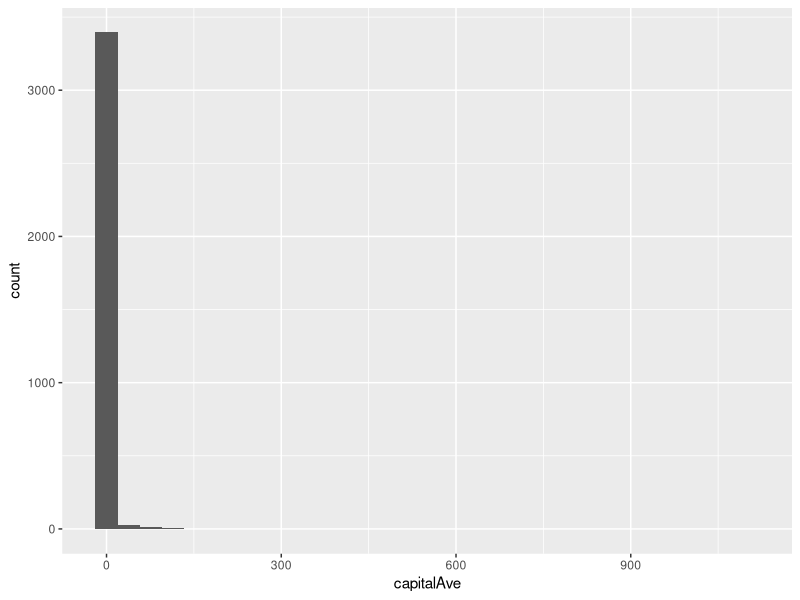

Write R code to recreate this figure. (Note: this script raises an error after producing the figure.)
library(caret)
library(kernlab)
data(spam)  # spam email database from kernlab

# Split to training and testing datasets
inTrain <- createDataPartition(y = spam$type, p = 0.75, list = F)
training <- spam[inTrain, ]
testing <- spam[-inTrain, ]

ggplot(training, aes(capitalAve)) + geom_histogram()

# Normalization
# Z-score mean=0, sd=1
ntrainCapAve <- zscorenorm(training$capitalAve)
# default caret::preProcess
preObj <- preProcess(training[, -58], method = c("center", "scale"))
ntrainCapAve <- predict(preObj, training[, -58])$capitalAve
mean(ntrainCapAve)

ntestCapAve <- predict(preObj, testing[, -58])$capitalAve
mean(ntestCapAve)

# Apply preProcess directly in model fitting
modelFit <- train(type ~ ., data = training, preProcess=c("center", "scale"), method = "glm")
modelFit


# Imputing Data, how to handle NAs
preObj <- preProcess(training[, -58], method = "knnImpute")  # use knnImpute method

# PCA
M <- abs(cor(training[, -58]))
diag(M) <- 0
which(M > 0.8, arr.ind = T)
names(spam)[c(34, 32)]
plot(spam[, 34], spam[, 32])
# weighted combination
X <- 0.71 * training$num415 + 0.71 * training$num857
Y <- 0.71 * training$num415 - 0.71 * training$num857
plot(X, Y)

# prcomp
smallSpam <- spam[, c(34, 32)]
prComp <- prcomp(smallSpam)
plot(prComp$x[, 1], prComp$x[, 2])
prComp$rotation
# apply PCA on all SPAM data
typeColor <- ((spam$type == "spam") * 1 + 1)
prComp <- prcomp(log10(spam[, -58] + 1))
plot(prComp$x[, 1], prComp$x[, 2], col=typeColor, xlab="PC1", ylab="PC2")

preProc <- preProcess(log10(spam[, -58] + 1), method="pca", pcaComp = 2)
spamPC <- predict(preProc, log10(spam[, -58] + 1))
plot(spamPC[, 1], spamPC[, 2], col=typeColor)

# Preprocessing training dataset with PCA
preProc <- preProcess(log10(training[, -58] + 1), method = "pca", pcaComp = 2)
trainPC <- predict(preProc, log10(training[, -58] + 1))
# train training dataset(after preprocessing) with method glm
modelFit <- train(training$type ~ ., method = "glm", data = trainPC)
# testing dataset also needs preprocessing with PCA
testPC <- predict(preProc, log10(testing[, -58] + 1))
# confusion matrix for evaluation caret
confusionMatrix(testing$type, predict(modelFit, testPC))

# Alternative to preprocess-train-modelfit
modelFit <- train(training$type ~ ., method = "glm", preProcess="pca", data=training)
confusionMatrix(testing$type, predict(modelFit, testing))

# K-fold for cross-validation, return training set
folds <- createFolds(y=spam$type, k=10, list=T, returnTrain=T)
# return testing set
folds <- createFolds(y=spam$type, k=10, list=T, returnTrain=F)
# Re-sampling
folds <- createResample(y=spam$type, times=10, list=T)
# Time Series
tme <- 1:1000
folds <- createTimeSlices(y=tme, initialWindow = 20, horizon = 10)
folds$train
folds$test
